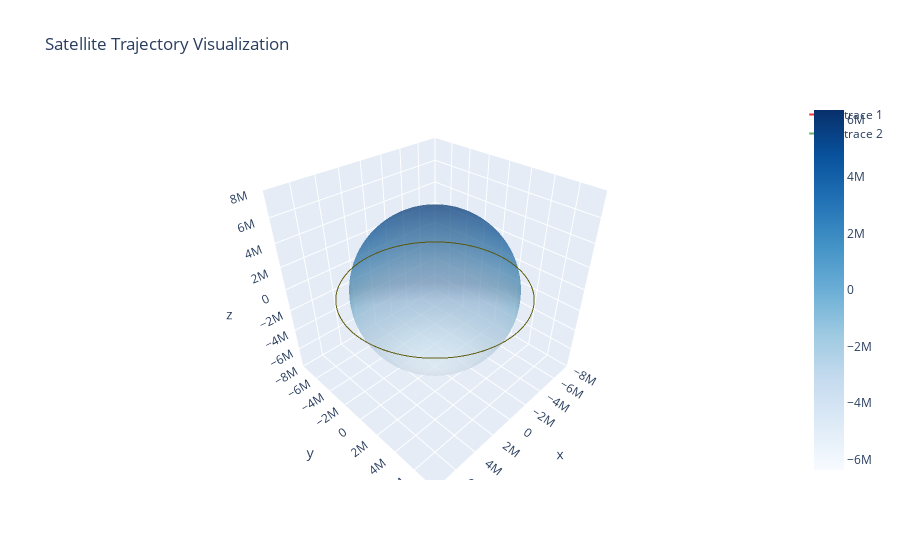
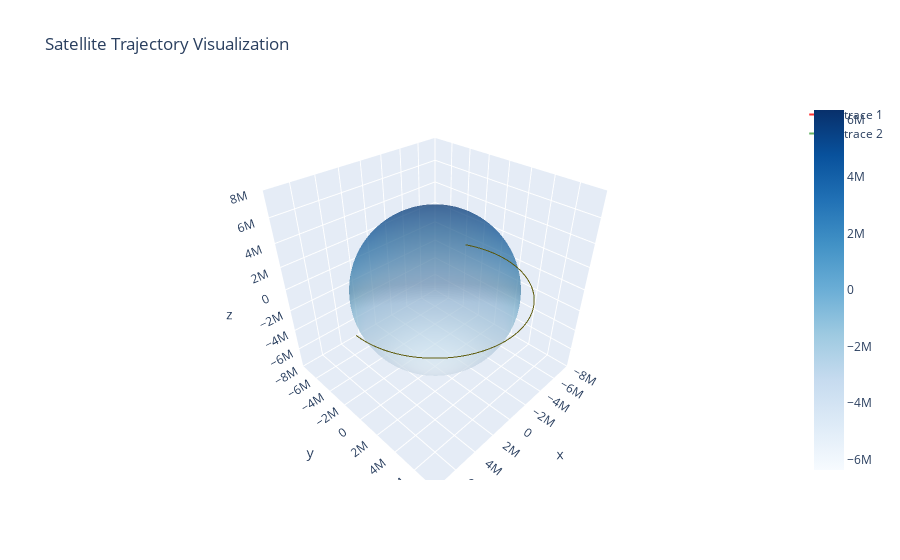

These figures' notebook cell, in order:
### Code cell
import plotly.graph_objects as go
from Earth import Earth
import numpy as np
from ipywidgets import interact, IntSlider

class VisualisationPlotly:
    def __init__(self, x_positions, y_positions, z_positions, x_positions1, y_positions1, z_positions1):
        self.x_positions = x_positions
        self.y_positions = y_positions
        self.z_positions = z_positions
        self.x_positions1 = x_positions1
        self.y_positions1 = y_positions1
        self.z_positions1 = z_positions1
        self.re = Earth().re
        self.rp = Earth().rp
        self.show_range = 8000000

    def create_earth_surface(self):
        u = np.linspace(0, 2 * np.pi, 100)
        v = np.linspace(0, np.pi, 100)
        x = self.re * np.outer(np.cos(u), np.sin(v))
        y = self.re * np.outer(np.sin(u), np.sin(v))
        z = self.rp * np.outer(np.ones(np.size(u)), np.cos(v))
        return go.Surface(x=x, y=y, z=z, opacity=0.5, colorscale='Blues')

    def create_trajectory(self, x, y, z, color, progress=100, opacity=1.0):
        progress_index = int(len(x) * progress / 100)
        return go.Scatter3d(
            x=x[:progress_index],
            y=y[:progress_index],
            z=z[:progress_index],
            mode='lines',
            line=dict(color=color, width=2),
            opacity=opacity  # Set the opacity for the trajectory
        )

    def visualise(self, progress=100):
        fig = go.Figure()
        fig.add_trace(self.create_earth_surface())
        fig.add_trace(self.create_trajectory(self.x_positions, self.y_positions, self.z_positions, 'red', progress, opacity=0.8))
        fig.add_trace(self.create_trajectory(self.x_positions1, self.y_positions1, self.z_positions1, 'green', progress, opacity=0.6))

        fig.update_layout(
            scene=dict(
                xaxis=dict(range=[-self.show_range, self.show_range], autorange=False),
                yaxis=dict(range=[-self.show_range, self.show_range], autorange=False),
                zaxis=dict(range=[-self.show_range, self.show_range], autorange=False),
                aspectmode='cube'
            ),
            title="Satellite Trajectory Visualization"
        )
        fig.show()


orbit_radius = Earth().re + 1000000 
theta = np.linspace(0, 2 * np.pi, 100)
orbit_x = orbit_radius * np.cos(theta)
orbit_y = orbit_radius * np.sin(theta)
orbit_z = np.zeros_like(orbit_x)

# Second trajectory
orbit_x1 = orbit_radius * np.cos(theta)
orbit_y1 = orbit_radius * np.sin(theta)
orbit_z1 = np.zeros_like(orbit_x1)  

visual_plotly = VisualisationPlotly(orbit_x, orbit_y, orbit_z, orbit_x1, orbit_y1, orbit_z1)
interact(visual_plotly.visualise, progress=IntSlider(min=0, max=100, step=1, value=100, description='Progress'))
